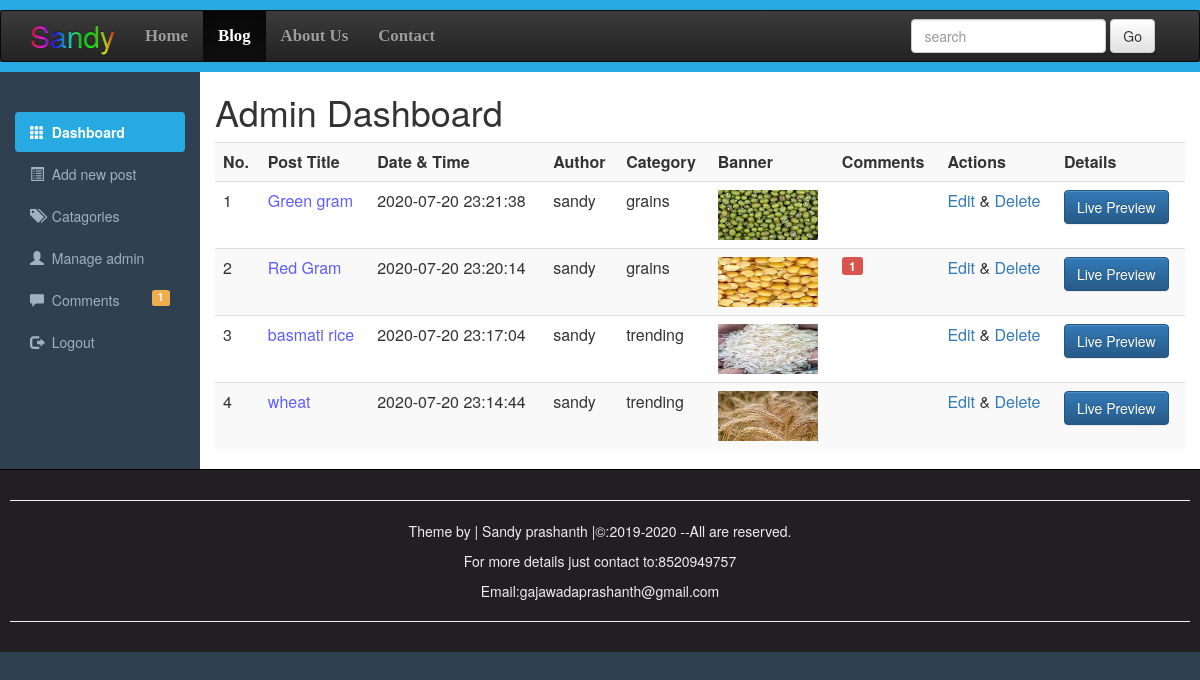
Page /dashboard.php on the committed database.
### tables this page shows
CREATE TABLE `tablepanel` (
  `id` int(10) NOT NULL,
  `datetime` varchar(50) NOT NULL,
  `title` varchar(200) NOT NULL,
  `category` varchar(200) NOT NULL,
  `author` varchar(100) NOT NULL,
  `image` varchar(200) NOT NULL,
  `post` varchar(10000) NOT NULL
);

### dashboard.php (the view, shortened to what this page needs)
<!DOCTYPE>
<html>
<head>
<link rel="stylesheet" href="https://maxcdn.bootstrapcdn.com/bootstrap/3.3.7/css/bootstrap.min.css">
<link rel="stylesheet" href="https://maxcdn.bootstrapcdn.com/bootstrap/3.3.7/css/bootstrap-theme.min.css">
	 <link rel="stylesheet" href="adminstyle.css">
</head>
<body>
<div style="height:10px; background:#27aae1;"></div>
<nav class="navbar navbar-inverse" role="navigation">
    <div class="container">
	    <div class="navbar-header">
		<a class="navbar-brand" href="blog.php">
<span class="rainbow">Sandy</span>
        </a>
        </div>
		<div class="collapse navbar-collapse" id="collapse">
		<ul class="nav navbar-nav">
		   <li><a href="home.php">Home</a></li>
		   <li class="active" ><a href="blog.php" target="_blank">Blog</a></li>
		   <li><a href="about.php">About Us</a></li>
		   <li><a href="contact.php">Contact</a></li>
		</ul>
		<form action="blog.php" class="navbar-form navbar-right" >
		<div class="form-group">
		<input type="text" class="form-control" placeholder="search" name="search">
		</div>
		<button class="btn btn-default" name="searchbutton">Go</button>
		</form>
		</div>
    </div>
</nav>
<div class="line"style="height:10px; background:#27aae1;"></div>
<div class="container-fluid">
<div class="row">
     <div class="col-sm-2">
	 <br><br>
	 <ul id="side_menu" class="nav nav-pills nav-stacked">
                <li class="active"><a href="simple.php">
				<span class="glyphicon glyphicon-th"></span>&nbsp Dashboard</a></li>
                <li><a href="addnewproduct.php">
				<span class="glyphicon glyphicon-list-alt"></span>&nbsp Add new post</a></li>
				<li><a href="Categories.php">
				<span class="glyphicon glyphicon-tags"></span>&nbsp Catagories</a></li>
				<li><a href="admin.php">
				<span class="glyphicon glyphicon-user"></span>&nbsp Manage admin</a></li>
				<li><a href="comments.php">
				<span class="glyphicon glyphicon-comment"></span>&nbsp Comments
				<?php
			$Conn=mysqli_connect('localhost','root','','cms');
			$query="select count(*) from comments where status='OFF'";
			$queryExecute=mysqli_query($Conn,$query);
			$count=mysqli_fetch_array($queryExecute);
			$total=array_shift($count);
			if($total>0){
			?>
			<span class="label pull-right label-warning"><?php echo $total;?></span>
			<?php } ?>
				</a></li>
				<li><a href="logout.php">
				<span class="glyphicon glyphicon-log-out"></span>&nbsp Logout</a></li>
            </ul>
	 </div>
     <div class="col-sm-10">
	 <h1>Admin Dashboard</h1>
	  <div class="table-responsive">
	    <table class="table table-striped table-hover">
		    <tr>
			    <th>No.</th>
				<th>Post Title</th>
				<th>Date & Time</th>
				<th>Author</th>
				<th>Category</th>
				<th>Banner</th>
				<th>Comments</th>
				<th>Actions</th>
				<th>Details</th>
		    </tr>
			<?php
			$Connection=mysqli_connect('localhost','root','','cms');
			$query="select * from tablepanel order by datetime desc;";
			$Execute=mysqli_query($Connection,$query);
			$sr=0;
			while($row=mysqli_fetch_array($Execute)){
			$postid=$row["id"];
			$datetime=$row["datetime"];
			$title=$row["title"];
			$category=$row["category"];
			$author=$row["author"];
			$image=$row["image"];
			$sr++;
			?>
			<tr>
			<td><?php echo $sr;?></td>
			<td style="color:#5e5eff;"><?php
			echo $title;?></td>
			<td><?php echo $datetime;?></td>
			<td><?php echo $author;?></td>
			<td><?php echo $category;?></td>
			<td><img src="upload/<?php echo $image;?>" width="100"; height="50px";></td>
			<td>
			<?php
			$Conn=mysqli_connect('localhost','root','','cms');
			$query="select count(*) from comments where tableid='$postid' AND status='OFF'";
			$queryExecute=mysqli_query($Conn,$query);
			$count=mysqli_fetch_array($queryExecute);
			$total=array_shift($count);
			if($total>0){
			?>
			<span class="label pull-left label-danger"><?php echo $total;?></span>
			<?php } ?>
			</td>
			<td>
			<a href="editpost.php?id=<?php echo $postid; ?>">Edit</a>
			&
			<a href="deletepost.php?id=<?php echo $postid; ?>">Delete</a> </td>
			<td>
			<a href="fullpost.php?id=<?php echo $postid; ?>" target="_blank"><span class="btn btn-primary">Live Preview</span></a></td>
			</tr>
			<?php  } ?>
	    </table>
	  </div>
	 </div>
</div>
</div>
<div id="footer">
    <hr><p>Theme by  |  Sandy prashanth  |&copy:2019-2020 --All are reserved.</p>
	<p>For more details just contact to:8520949757</p>
	<p>Email:gajawadaprashanth@gmail.com</p>
	<hr>
</div>
</body>
</html>

### adminstyle.css (style rules this page uses)
body { background-color:#2f4050; }
.col-sm-10 { background-color:#ffffff; }
#side_menu a { color:#9fb1c2; }
#side_menu .active a { color:#ffffff; background-color:#27AAE1; font-weight:bold; }
#footer { padding:10px; border-top: 1px solid black; color:#eeeeee; background-color:#211f22; text-align: center; }

### dashboard.php (style rules this page uses)
.navbar-nav li { font-weight: bold; font-family: Bitter,Georgia,Times,"Times New Roman",serif; font-size:1.2em; }
.line { margin-top: -20px; }
.rainbow { background-image: -webkit-gradient( linear, left top, right top, color-stop(0, #f22), color-stop(0.15, #f2f), color-stop(0.3, #22f), color-stop(0.45, #2ff), color-stop(0.6, #2f2),color-stop(0.75, #2f2), color-stop(0.9, #ff2), color-stop(1, #f22) ); background-image: gradient( linear, left top, right top, color-stop(0, #f22), color-stop(0.15, #f2f), color-stop(0.3, #22f), color-stop(0.45, #2ff), color-stop(0.6, #2f2),color-stop(0.75, #2f2), color-stop(0.9, #ff2), color-stop(1, #f22) ); color:transparent; -webkit-background-clip: text; background-clip: text; font-size:30px; }
body { background-color:#2f4050; }

### rows in the picture
tablepanel: title "Green gram", datetime "2020-07-20 23:21:38", author "sandy", category "grains", image (picture)
tablepanel: title "Red Gram", datetime "2020-07-20 23:20:14", author "sandy", category "grains", image (picture), total "1"
tablepanel: title "basmati rice", datetime "2020-07-20 23:17:04", author "sandy", category "trending", image (picture)
tablepanel: title "wheat", datetime "2020-07-20 23:14:44", author "sandy", category "trending", image (picture)

### other values in the picture
$total "1"
